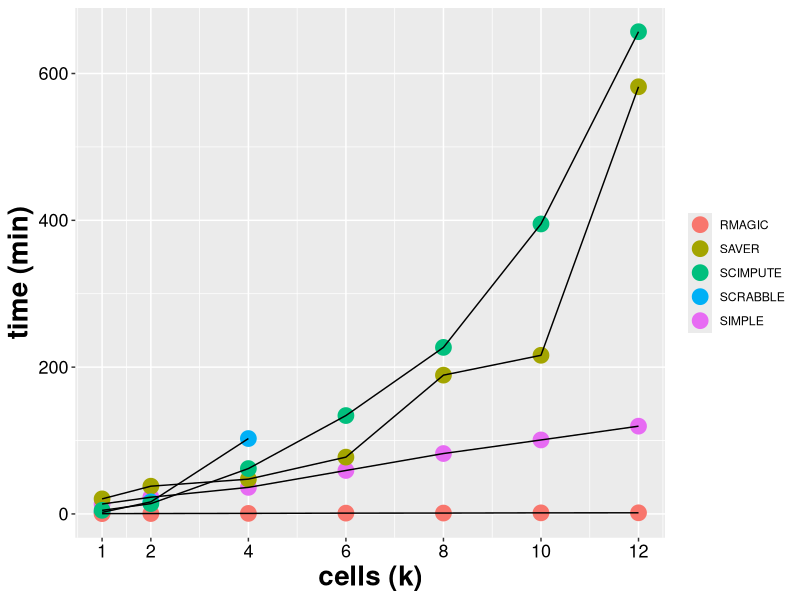

R code for this plot:
library(matrixStats)
library(here)
library(tidyverse)

mycnms <- c(1000, seq(2000, 12000, 2000)) / 1000

simple <- c(812, 1366, 2171, 3552, 4937, 6048, 7174)
rmagic <- c(24.4, 32.3, 44.2, 65.8, 71.562, 88.1, 92.246)
saver <- c(1230.5, 2268.3, 2844.1, 4643.690, 11344.58,12967.54, 34916.0)
scimpute <- c(294.342, 841.803, 3708.2, 8041.4, 13612.9, 23703.2, 39416.270)
scrabble <- c(129.3, 987.8, 6162.3, NA, NA, NA,NA)

times <- cbind(simple, rmagic, saver, scimpute, scrabble) / 60.0
times <- as.data.frame(times)
times$cnm <- mycnms
rownames(times) <- mycnms


time_r <- ggplot(times, aes(x = cnm), shape = 16) +
  geom_point(aes(y = simple, color = "SIMPLE"), size = 5) +
  geom_point(aes(y = saver, color = "SAVER"), size = 5) +
  geom_point(aes(y = scrabble, color = "SCRABBLE"), size = 5) +
  geom_point(aes(y = rmagic, color = "RMAGIC"), size = 5) +
  geom_point(aes(y = scimpute, color = "SCIMPUTE"), size = 5) +
  scale_x_continuous(name = "cells (k)", breaks = mycnms) +
  geom_line(aes(y = simple)) +
  geom_line(aes(y = saver)) +
  geom_line(aes(y = scrabble)) +
  geom_line(aes(y = rmagic)) +
  geom_line(aes(y = scimpute)) +
  theme(
    axis.text.x = element_text(color = "black", size = 13, family = "Helvetica"),
    axis.text.y = element_text(color = "black", family = "Helvetica", size = 13),
    axis.title.x = element_text(color = "black", size = 20, family = "Helvetica", face = "bold"),
    axis.title.y = element_text(color = "black", family = "Helvetica", size = 20),
    title = element_text(
      family = "Helvetica", color = "black", size = 24,
      face = "bold"
    ),
    plot.title = element_text(hjust = 0.5),
    legend.title = element_blank()
  ) +
  ylab("time (min)")

ggsave("./pdfs/time_all.pdf", device = "pdf", plot = time_r, width = 11, height = 11)
